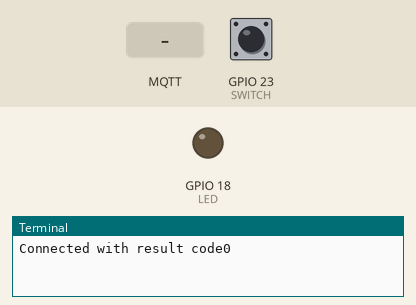
This program was run on a simulated Raspberry Pi (BCM pin numbers). On the bench: output pins drawn as LEDs (lit = HIGH), the last lines printed to the terminal. Inputs (shaded band) come from the test bench; at power-on: GPIO 23 (SWITCH) LOW. No MQTT or app messages arrive unless stated.

Above: at 1.3 s.
1.4 s: MQTT message "ON" arrives on the first subscribed topic
At 2.4 s:
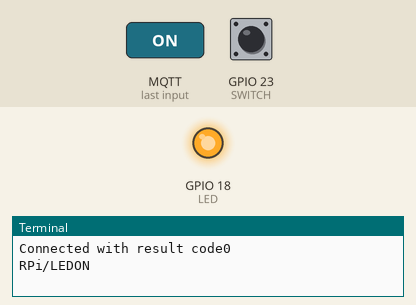
2.9 s: MQTT message "OFF" arrives on the first subscribed topic
At 3.5 s:
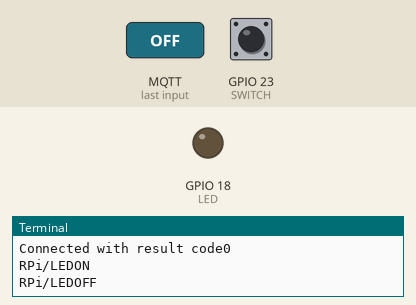
Timing chart, 0 to 5.9 s (numbered marks = the images above; inputs shaded):
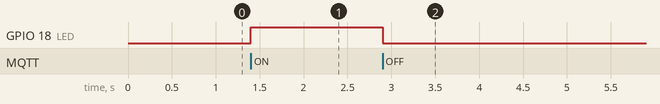

The program:

rpi_mqtt_sub_pub.py
```python
'''
Date: 2022.06.23
Title:
By: Kang Jin Seong
'''
import paho.mqtt.client as mqtt
import RPi.GPIO as GPIO
import time

LED = 18    # GPIO 18에 LED 연결
SWITCH = 23 #GPIO 23에 스위치 연결
broker = "test.mosquitto.org"   #브로커 주소

def RPi_Set():  #GPIO 설정
    GPIO.setmode(GPIO.BCM)
    GPIO.setup(LED,GPIO.OUT)
    GPIO.setup(SWITCH,GPIO.IN,pull_up_down = GPIO.PUD_DOWN)
    GPIO.output(LED, GPIO.LOW)  # 처음에는 LED OFF
    GPIO.setwarnings(False)

#브로커와 연결되면 실행되는 콜백 함수

def On_Connect(client, userdata, flags, rc):
    print("Connected with result code" + str(rc))
    client.subscribe("RPi/LED")

#메시지를 수신하면 실행되는 콜백 함수
def On_Message(client, userdata, msg):
    cmd = msg.payload.decode()
    print(msg.topic + "" + cmd)
    if cmd == "ON":   #LED ON
        GPIO.output(LED, GPIO.HIGH)
    elif cmd == "OFF":
        GPIO.output(LED, GPIO.LOW)
    else:
        print("INvalid message")
RPi_Set()
client = mqtt.Client()  #클라이언트 객체 생성
client.on_connect = On_Connect  #연결 콜백 함수 지정
client.on_message = On_Message  #메시지 수신 콜백 함수 시정

client.connect(broker, 1883, 60)    #브로커 연결
client.loop_start() #이벤트 루프 시작

while True:
    state = GPIO.input(SWITCH)  #스위치 상태 읽기
    if state == 1: #스위치 ON
        s_msg = "ON"
    else:
        s_msg = "OFF"

    client.publish("RPi/SWITCH", s_msg) #스위치 상태 메시지 발행
    time.sleep(2)   #2초 지연
```

Measured:
- after the input at 1.4 s, GPIO 18 (LED): LOW → HIGH at once
- after the input at 2.9 s, GPIO 18 (LED): HIGH → LOW at once
